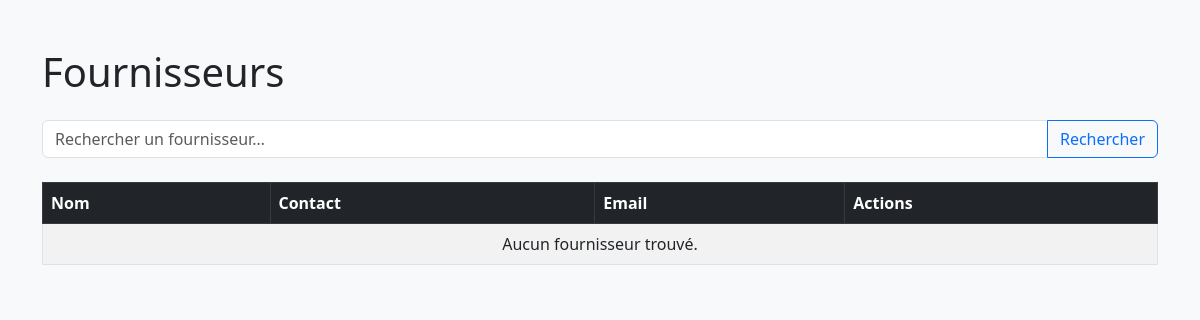
Page /fournisseurs/ (signed in) on the earlier database version.
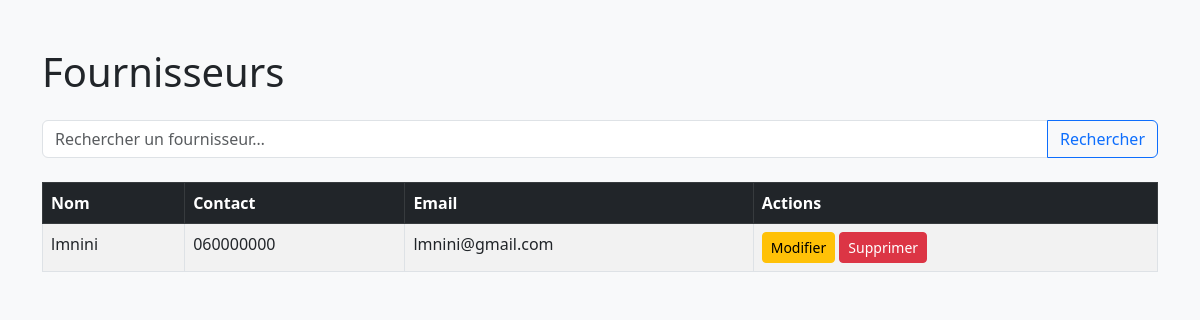
Same page on the later database version.
### inventory/models.py (models this page shows, shortened)
class Fournisseur(models.Model):
    user = models.OneToOneField(
        CustomUser, on_delete=models.CASCADE,
        limit_choices_to={'role': 'fournisseur'},
        related_name='fournisseur_profile',
        null=True, blank=True  # ← autorise les fournisseurs sans user
    )
    nom     = models.CharField(max_length=100)
    contact = models.CharField(max_length=20)
    email   = models.EmailField(unique=True)
    adresse = models.CharField(max_length=255, blank=True, null=True)

### inventory/views.py (the view)
# urls.py: path('fournisseurs/', fournisseur_list, name='fournisseur_list'),
@login_required
@user_passes_test(is_gestionnaire)
def fournisseur_list(request):
    fournisseurs = Fournisseur.objects.all()
    return render(request, 'fournisseur_list.html', {'fournisseurs': fournisseurs})

### inventory/views.py (called while the page is built)
def is_gestionnaire(user):
    return user.role == 'gestionnaire' or user.role == 'admin'

### templates/fournisseur_list.html (shortened to what this page needs)
<!DOCTYPE html>
<html lang="fr">
<head>
  <link href="https://cdn.jsdelivr.net/npm/bootstrap@5.3.0/dist/css/bootstrap.min.css" rel="stylesheet">
</head>
<body class="bg-light">
  <div class="container py-5">
    <h1 class="mb-4">Fournisseurs</h1>
    <form method="get" class="mb-4">
      <div class="input-group">
        <input type="text" name="q" value="{{ request.GET.q }}" placeholder="Rechercher un fournisseur…" class="form-control">
        <button class="btn btn-outline-primary">Rechercher</button>
      </div>
    </form>
    <table class="table table-bordered table-striped bg-white">
      <thead class="table-dark">
        <tr>
          <th>Nom</th>
          <th>Contact</th>
          <th>Email</th>
          <th>Actions</th>
        </tr>
      </thead>
      <tbody>
        {% for f in fournisseurs %}
        <tr>
          <td>{{ f.nom }}</td>
          <td>{{ f.contact }}</td>
          <td>{{ f.email }}</td>
          <td>
            <a href="{% url 'edit_fournisseur' f.pk %}" class="btn btn-sm btn-warning">Modifier</a>
            <a href="{% url 'delete_fournisseur' f.pk %}" class="btn btn-sm btn-danger">Supprimer</a>
          </td>
        </tr>
        {% empty %}
        <tr><td colspan="4" class="text-center">Aucun fournisseur trouvé.</td></tr>
        {% endfor %}
      </tbody>
    </table>
  </div>
</body>
</html>

Differences in the rows shown:
added Fournisseur: nom "lmnini", contact "060000000", email "lmnini@gmail.com"
Other differences:
text no longer shown: "Aucun fournisseur trouvé."
